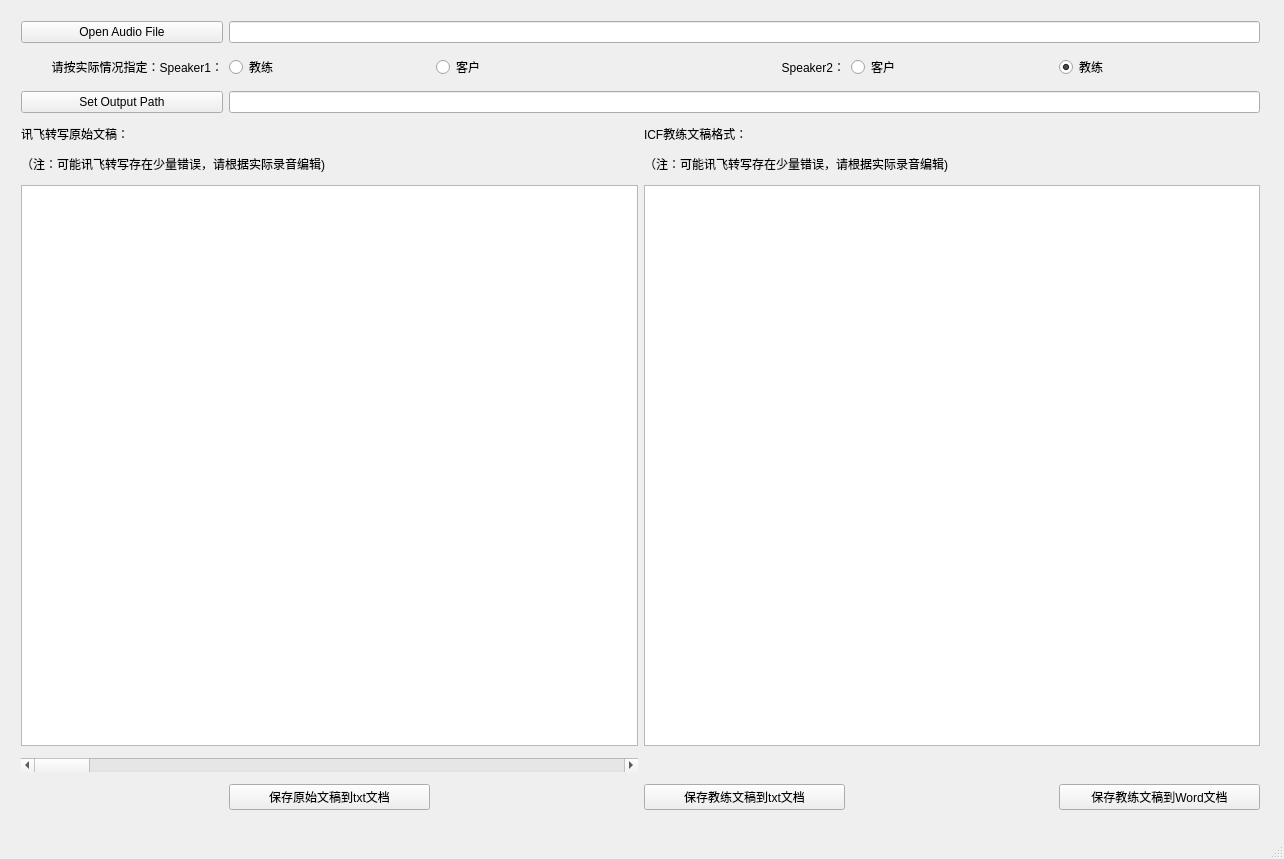
<?xml version="1.0" encoding="UTF-8"?>
<ui version="4.0">
 <class>MainWindow</class>
 <widget class="QMainWindow" name="MainWindow">
  <property name="geometry">
   <rect>
    <x>0</x>
    <y>0</y>
    <width>1284</width>
    <height>859</height>
   </rect>
  </property>
  <property name="windowTitle">
   <string>MainWindow</string>
  </property>
  <widget class="QWidget" name="centralwidget">
   <widget class="QWidget" name="gridLayoutWidget">
    <property name="geometry">
     <rect>
      <x>10</x>
      <y>10</y>
      <width>1261</width>
      <height>811</height>
     </rect>
    </property>
    <layout class="QGridLayout" name="gridLayout" rowstretch="0,0,0,0,0,0,0,0" columnstretch="0,0,0,0,0,0">
     <property name="leftMargin">
      <number>11</number>
     </property>
     <property name="topMargin">
      <number>11</number>
     </property>
     <property name="rightMargin">
      <number>11</number>
     </property>
     <property name="bottomMargin">
      <number>11</number>
     </property>
     <property name="verticalSpacing">
      <number>12</number>
     </property>
     <item row="1" column="5">
      <widget class="QRadioButton" name="radioButton_4">
       <property name="text">
        <string>教练</string>
       </property>
       <property name="checkable">
        <bool>true</bool>
       </property>
       <property name="checked">
        <bool>true</bool>
       </property>
      </widget>
     </item>
     <item row="7" column="1">
      <widget class="QPushButton" name="btn_save_raw_to_txt">
       <property name="text">
        <string>保存原始文稿到txt文档</string>
       </property>
      </widget>
     </item>
     <item row="2" column="1" colspan="5">
      <widget class="QLineEdit" name="lineEdit_output_path"/>
     </item>
     <item row="4" column="0" colspan="2">
      <widget class="QLabel" name="label_5">
       <property name="text">
        <string>（注：可能讯飞转写存在少量错误，请根据实际录音编辑)</string>
       </property>
      </widget>
     </item>
     <item row="5" column="3" colspan="3">
      <widget class="QTextEdit" name="textEdit_icf"/>
     </item>
     <item row="2" column="0">
      <widget class="QPushButton" name="btn_locate_output_path">
       <property name="text">
        <string>Set Output Path</string>
       </property>
      </widget>
     </item>
     <item row="7" column="3">
      <widget class="QPushButton" name="btn_save_icf_to_txt">
       <property name="text">
        <string>保存教练文稿到txt文档</string>
       </property>
      </widget>
     </item>
     <item row="1" column="2">
      <widget class="QRadioButton" name="radioButton_2">
       <property name="text">
        <string>客户</string>
       </property>
      </widget>
     </item>
     <item row="3" column="3">
      <widget class="QLabel" name="label_4">
       <property name="text">
        <string>ICF教练文稿格式：</string>
       </property>
      </widget>
     </item>
     <item row="3" column="0">
      <widget class="QLabel" name="label_3">
       <property name="text">
        <string>讯飞转写原始文稿：</string>
       </property>
      </widget>
     </item>
     <item row="1" column="4">
      <widget class="QRadioButton" name="radioButton_3">
       <property name="text">
        <string>客户</string>
       </property>
       <property name="checkable">
        <bool>true</bool>
       </property>
      </widget>
     </item>
     <item row="1" column="1">
      <widget class="QRadioButton" name="radioButton">
       <property name="text">
        <string>教练</string>
       </property>
       <property name="checked">
        <bool>false</bool>
       </property>
      </widget>
     </item>
     <item row="0" column="0">
      <widget class="QPushButton" name="btn_locate_audio_file">
       <property name="text">
        <string>Open Audio File</string>
       </property>
      </widget>
     </item>
     <item row="0" column="1" colspan="5">
      <widget class="QLineEdit" name="lineEdit_audio_file"/>
     </item>
     <item row="7" column="5">
      <widget class="QPushButton" name="btn_save_icf_to_word">
       <property name="text">
        <string>保存教练文稿到Word文档</string>
       </property>
      </widget>
     </item>
     <item row="1" column="3">
      <widget class="QLabel" name="label_2">
       <property name="text">
        <string>Speaker2：</string>
       </property>
       <property name="alignment">
        <set>Qt::AlignRight|Qt::AlignTrailing|Qt::AlignVCenter</set>
       </property>
      </widget>
     </item>
     <item row="1" column="0">
      <widget class="QLabel" name="label">
       <property name="layoutDirection">
        <enum>Qt::LeftToRight</enum>
       </property>
       <property name="text">
        <string>请按实际情况指定：Speaker1：</string>
       </property>
       <property name="alignment">
        <set>Qt::AlignRight|Qt::AlignTrailing|Qt::AlignVCenter</set>
       </property>
      </widget>
     </item>
     <item row="5" column="0" colspan="3">
      <widget class="QTextEdit" name="textEdit_raw">
       <property name="enabled">
        <bool>true</bool>
       </property>
      </widget>
     </item>
     <item row="6" column="0" colspan="3">
      <widget class="QScrollBar" name="horizontalScrollBar">
       <property name="orientation">
        <enum>Qt::Horizontal</enum>
       </property>
      </widget>
     </item>
     <item row="4" column="3" colspan="2">
      <widget class="QLabel" name="label_6">
       <property name="text">
        <string>（注：可能讯飞转写存在少量错误，请根据实际录音编辑)</string>
       </property>
      </widget>
     </item>
    </layout>
   </widget>
  </widget>
  <widget class="QMenuBar" name="menubar">
   <property name="geometry">
    <rect>
     <x>0</x>
     <y>0</y>
     <width>1284</width>
     <height>23</height>
    </rect>
   </property>
  </widget>
  <widget class="QStatusBar" name="statusbar"/>
 </widget>
 <resources/>
 <connections>
  <connection>
   <sender>radioButton</sender>
   <signal>toggled(bool)</signal>
   <receiver>radioButton_2</receiver>
   <slot>setChecked(bool)</slot>
   <hints>
    <hint type="sourcelabel">
     <x>185</x>
     <y>150</y>
    </hint>
    <hint type="destinationlabel">
     <x>266</x>
     <y>151</y>
    </hint>
   </hints>
  </connection>
 </connections>
</ui>
